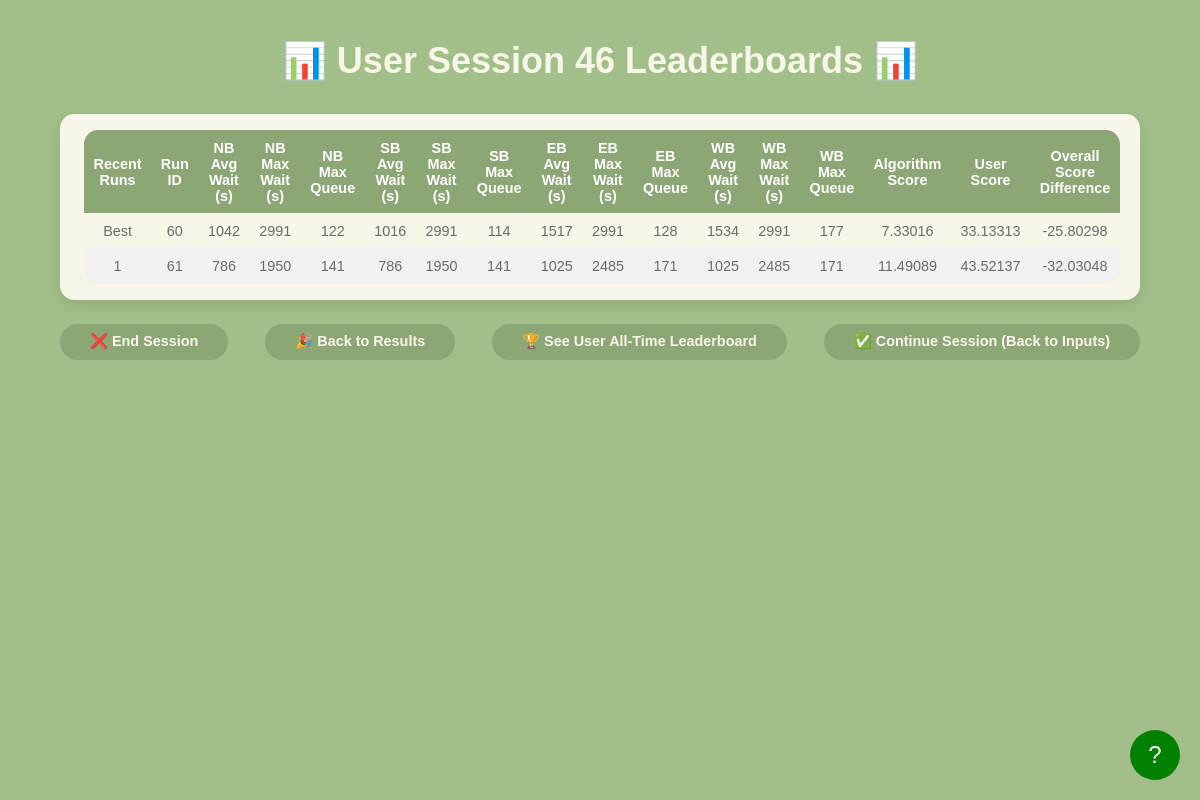
Page /session_leaderboard on the earlier database version.
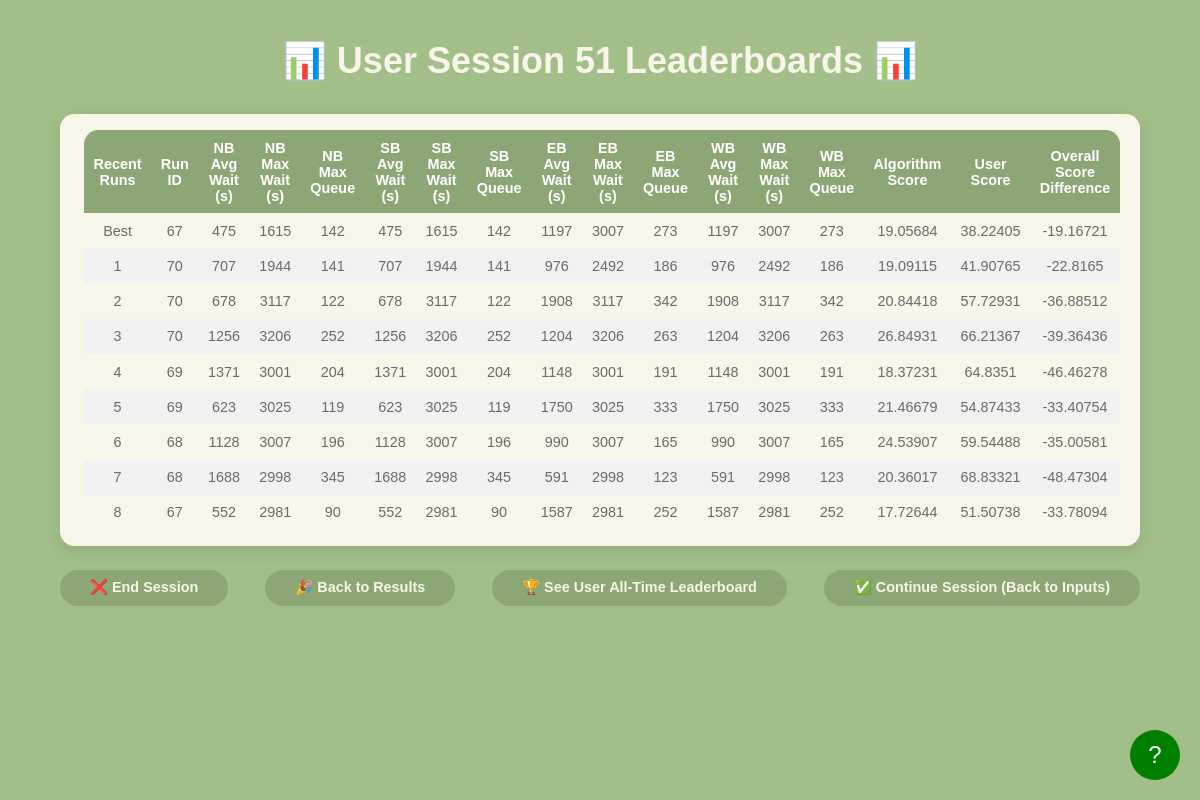
Same page on the later database version.
### models.py (models this page shows, shortened)
class LeaderboardResult(db.Model):
    __tablename__ = 'leaderboard_results'
    id = db.Column(db.Integer, primary_key=True, autoincrement=True)
    run_id = db.Column(db.Integer, db.ForeignKey('configurations.run_id'), nullable=False)
    session_id = db.Column(db.Integer, db.ForeignKey('sessions.id'), nullable=False)
    avg_wait_time_north = db.Column(db.Float, nullable=False)
    max_wait_time_north = db.Column(db.Float, nullable=False)
    max_queue_length_north = db.Column(db.Integer, nullable=False)
    avg_wait_time_south = db.Column(db.Float, nullable=False)
    max_wait_time_south = db.Column(db.Float, nullable=False)
    max_queue_length_south = db.Column(db.Integer, nullable=False)
    avg_wait_time_east = db.Column(db.Float, nullable=False)
    max_wait_time_east = db.Column(db.Float, nullable=False)
    max_queue_length_east = db.Column(db.Integer, nullable=False)
    avg_wait_time_west = db.Column(db.Float, nullable=False)
    max_wait_time_west = db.Column(db.Float, nullable=False)
    max_queue_length_west = db.Column(db.Integer, nullable=False)

### app.py (the view)
@app.route('/session_leaderboard')
def session_leaderboard_page():
    session_id = request.args.get('session_id', type=int)
    if not session_id:
        active_session = Session.query.filter_by(active=True).order_by(Session.id.desc()).first()
        session_id = active_session.id if active_session else None
    runs = get_recent_runs_with_scores(session_id) if session_id else []
    print(get_all_time_best_configurations())
    return render_template('session_leaderboard.html', runs=runs, session_id=session_id)

### templates/session_leaderboard.html (shortened to what this page needs)
<!DOCTYPE html>
<html lang="en">
<head>
    <link rel="stylesheet" href="{{ url_for('static', filename='css/session_leaderboard.css') }}">
</head>
<body>
    <div class="header">
        <h1>📊 User Session {{ session_id }} Leaderboards 📊</h1>
    </div>
    <div class="leaderboard-container">
        <table>
            <thead>
                <tr>
                    <th>Recent Runs</th>
                    <th>Run ID</th>
                    <th>NB Avg Wait (s)</th>
                    <th>NB Max Wait (s)</th>
                    <th>NB Max Queue</th>
                    <th>SB Avg Wait (s)</th>
                    <th>SB Max Wait (s)</th>
                    <th>SB Max Queue</th>
                    <th>EB Avg Wait (s)</th>
                    <th>EB Max Wait (s)</th>
                    <th>EB Max Queue</th>
                    <th>WB Avg Wait (s)</th>
                    <th>WB Max Wait (s)</th>
                    <th>WB Max Queue</th>
                    <th>Algorithm Score</th>
                    <th>User Score</th>
                    <th>Overall Score Difference</th>
                </tr>
            </thead>
            <tbody>
                {% if runs and runs|length > 0 %}
                    {% for run in runs %}
                    <tr onclick="handleRowClick(this)">
                        <td>
                            {% if loop.first %}
                                Best
                            {% else %}
                                {{ loop.index0 }}
                            {% endif %}
                        </td>
                        <td>{{ run.run_id }}</td>
                        <td>{{ run.nb_avg_wait|round|int }}</td>
                        <td>{{ run.nb_max_wait|round|int }}</td>
                        <td>{{ run.nb_max_queue|round|int }}</td>
                        <td>{{ run.sb_avg_wait|round|int }}</td>
                        <td>{{ run.sb_max_wait|round|int }}</td>
                        <td>{{ run.sb_max_queue|round|int }}</td>
                        <td>{{ run.eb_avg_wait|round|int }}</td>
                        <td>{{ run.eb_max_wait|round|int }}</td>
                        <td>{{ run.eb_max_queue|round|int }}</td>
                        <td>{{ run.wb_avg_wait|round|int }}</td>
                        <td>{{ run.wb_max_wait|round|int }}</td>
                        <td>{{ run.wb_max_queue|round|int }}</td>
                        <td>{{ run.algorithm_score|round(5) }}</td>
                        <td>{{ run.user_score|round(5) }}</td>
                        <td>{{ run.score|round(5) }}</td>
                    </tr>
                    {% endfor %}
                {% else %}
                    <tr>
                        <td colspan="15">No session runs found.</td>
                    </tr>
                {% endif %}
            </tbody>
        </table>
    </div>
    <div class="nav-container">
        <a class="nav-button" id="endBtn" href="/index">❌ End Session</a>
        <a class="res-button" id="results" href="/back_to_results">🎉 Back to Results</a>
        <a href="/leaderboards">🏆 See User All-Time Leaderboard</a>
        <a class="nav-button" id="backBtn" href="/parameters">✅ Continue Session (Back to Inputs)</a>
    </div>
    <div id="tutorial-button">?</div>
</body>
</html>

Differences in the rows shown:
no longer on this page (row unchanged): LeaderboardResult: shows "Best", run_id "60", nb_avg_wait "1042", nb_max_wait "2991", nb_max_queue "122", sb_avg_wait "1016", sb_max_wait "2991", sb_max_queue "114", eb_avg_wait "1517", eb_max_wait "2991", eb_max_queue "128", wb_avg_wait "1534", wb_max_wait "2991", wb_max_queue "177", algorithm_score "7.33016", user_score "33.13313", score "-25.80298"
no longer on this page (row unchanged): LeaderboardResult: run_id "61", nb_avg_wait "786", nb_max_wait "1950", nb_max_queue "141", sb_avg_wait "786", sb_max_wait "1950", sb_max_queue "141", eb_avg_wait "1025", eb_max_wait "2485", eb_max_queue "171", wb_avg_wait "1025", wb_max_wait "2485", wb_max_queue "171", algorithm_score "11.49089", user_score "43.52137", score "-32.03048"
added LeaderboardResult: shows "Best", run_id "67", nb_avg_wait "475", nb_max_wait "1615", nb_max_queue "142", sb_avg_wait "475", sb_max_wait "1615", sb_max_queue "142", eb_avg_wait "1197", eb_max_wait "3007", eb_max_queue "273", wb_avg_wait "1197", wb_max_wait "3007", wb_max_queue "273", algorithm_score "19.05684", user_score "38.22405", score "-19.16721"
added LeaderboardResult: run_id "70", nb_avg_wait "707", nb_max_wait "1944", nb_max_queue "141", sb_avg_wait "707", sb_max_wait "1944", sb_max_queue "141", eb_avg_wait "976", eb_max_wait "2492", eb_max_queue "186", wb_avg_wait "976", wb_max_wait "2492", wb_max_queue "186", algorithm_score "19.09115", user_score "41.90765", score "-22.8165"
added LeaderboardResult: run_id "70", nb_avg_wait "678", nb_max_wait "3117", nb_max_queue "122", sb_avg_wait "678", sb_max_wait "3117", sb_max_queue "122", eb_avg_wait "1908", eb_max_wait "3117", eb_max_queue "342", wb_avg_wait "1908", wb_max_wait "3117", wb_max_queue "342", algorithm_score "20.84418", user_score "57.72931", score "-36.88512"
added LeaderboardResult: run_id "70", nb_avg_wait "1256", nb_max_wait "3206", nb_max_queue "252", sb_avg_wait "1256", sb_max_wait "3206", sb_max_queue "252", eb_avg_wait "1204", eb_max_wait "3206", eb_max_queue "263", wb_avg_wait "1204", wb_max_wait "3206", wb_max_queue "263", algorithm_score "26.84931", user_score "66.21367", score "-39.36436"
added LeaderboardResult: run_id "69", nb_avg_wait "1371", nb_max_wait "3001", nb_max_queue "204", sb_avg_wait "1371", sb_max_wait "3001", sb_max_queue "204", eb_avg_wait "1148", eb_max_wait "3001", eb_max_queue "191", wb_avg_wait "1148", wb_max_wait "3001", wb_max_queue "191", algorithm_score "18.37231", user_score "64.8351", score "-46.46278"
added LeaderboardResult: run_id "69", nb_avg_wait "623", nb_max_wait "3025", nb_max_queue "119", sb_avg_wait "623", sb_max_wait "3025", sb_max_queue "119", eb_avg_wait "1750", eb_max_wait "3025", eb_max_queue "333", wb_avg_wait "1750", wb_max_wait "3025", wb_max_queue "333", algorithm_score "21.46679", user_score "54.87433", score "-33.40754"
added LeaderboardResult: run_id "68", nb_avg_wait "1128", nb_max_wait "3007", nb_max_queue "196", sb_avg_wait "1128", sb_max_wait "3007", sb_max_queue "196", eb_avg_wait "990", eb_max_wait "3007", eb_max_queue "165", wb_avg_wait "990", wb_max_wait "3007", wb_max_queue "165", algorithm_score "24.53907", user_score "59.54488", score "-35.00581"
added LeaderboardResult: run_id "68", nb_avg_wait "1688", nb_max_wait "2998", nb_max_queue "345", sb_avg_wait "1688", sb_max_wait "2998", sb_max_queue "345", eb_avg_wait "591", eb_max_wait "2998", eb_max_queue "123", wb_avg_wait "591", wb_max_wait "2998", wb_max_queue "123", algorithm_score "20.36017", user_score "68.83321", score "-48.47304"
added LeaderboardResult: run_id "67", nb_avg_wait "552", nb_max_wait "2981", nb_max_queue "90", sb_avg_wait "552", sb_max_wait "2981", sb_max_queue "90", eb_avg_wait "1587", eb_max_wait "2981", eb_max_queue "252", wb_avg_wait "1587", wb_max_wait "2981", wb_max_queue "252", algorithm_score "17.72644", user_score "51.50738", score "-33.78094"
Other differences:
{{ session_id }}: "46" → "51"
